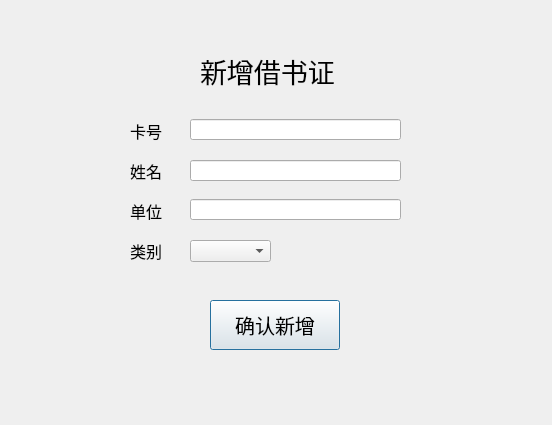
<?xml version="1.0" encoding="UTF-8"?>
<ui version="4.0">
 <class>Addcard</class>
 <widget class="QDialog" name="Addcard">
  <property name="geometry">
   <rect>
    <x>0</x>
    <y>0</y>
    <width>552</width>
    <height>425</height>
   </rect>
  </property>
  <property name="windowTitle">
   <string>Dialog</string>
  </property>
  <widget class="QLabel" name="label">
   <property name="geometry">
    <rect>
     <x>200</x>
     <y>40</y>
     <width>151</width>
     <height>61</height>
    </rect>
   </property>
   <property name="font">
    <font>
     <family>汉仪劲楷简</family>
     <pointsize>20</pointsize>
    </font>
   </property>
   <property name="text">
    <string>新增借书证</string>
   </property>
  </widget>
  <widget class="QLabel" name="label_2">
   <property name="geometry">
    <rect>
     <x>130</x>
     <y>120</y>
     <width>101</width>
     <height>21</height>
    </rect>
   </property>
   <property name="font">
    <font>
     <family>汉仪劲楷简</family>
     <pointsize>12</pointsize>
    </font>
   </property>
   <property name="text">
    <string>卡号</string>
   </property>
  </widget>
  <widget class="QLabel" name="label_3">
   <property name="geometry">
    <rect>
     <x>130</x>
     <y>160</y>
     <width>101</width>
     <height>21</height>
    </rect>
   </property>
   <property name="font">
    <font>
     <family>汉仪劲楷简</family>
     <pointsize>12</pointsize>
    </font>
   </property>
   <property name="text">
    <string>姓名</string>
   </property>
  </widget>
  <widget class="QLabel" name="label_4">
   <property name="geometry">
    <rect>
     <x>130</x>
     <y>240</y>
     <width>101</width>
     <height>21</height>
    </rect>
   </property>
   <property name="font">
    <font>
     <family>汉仪劲楷简</family>
     <pointsize>12</pointsize>
    </font>
   </property>
   <property name="text">
    <string>类别</string>
   </property>
  </widget>
  <widget class="QLabel" name="label_5">
   <property name="geometry">
    <rect>
     <x>130</x>
     <y>200</y>
     <width>101</width>
     <height>21</height>
    </rect>
   </property>
   <property name="font">
    <font>
     <family>汉仪劲楷简</family>
     <pointsize>12</pointsize>
    </font>
   </property>
   <property name="text">
    <string>单位</string>
   </property>
  </widget>
  <widget class="QLineEdit" name="text_cno">
   <property name="geometry">
    <rect>
     <x>190</x>
     <y>119</y>
     <width>211</width>
     <height>21</height>
    </rect>
   </property>
   <property name="font">
    <font>
     <family>楷体</family>
     <pointsize>10</pointsize>
    </font>
   </property>
  </widget>
  <widget class="QLineEdit" name="text_name">
   <property name="geometry">
    <rect>
     <x>190</x>
     <y>160</y>
     <width>211</width>
     <height>21</height>
    </rect>
   </property>
   <property name="font">
    <font>
     <family>楷体</family>
     <pointsize>10</pointsize>
    </font>
   </property>
  </widget>
  <widget class="QLineEdit" name="text_department">
   <property name="geometry">
    <rect>
     <x>190</x>
     <y>199</y>
     <width>211</width>
     <height>21</height>
    </rect>
   </property>
   <property name="font">
    <font>
     <family>楷体</family>
     <pointsize>10</pointsize>
    </font>
   </property>
  </widget>
  <widget class="QPushButton" name="pushButton">
   <property name="geometry">
    <rect>
     <x>210</x>
     <y>300</y>
     <width>130</width>
     <height>50</height>
    </rect>
   </property>
   <property name="font">
    <font>
     <family>汉仪劲楷简</family>
     <pointsize>15</pointsize>
    </font>
   </property>
   <property name="text">
    <string>确认新增</string>
   </property>
  </widget>
  <widget class="QComboBox" name="box_type">
   <property name="geometry">
    <rect>
     <x>190</x>
     <y>240</y>
     <width>81</width>
     <height>22</height>
    </rect>
   </property>
   <property name="font">
    <font>
     <family>楷体</family>
     <pointsize>10</pointsize>
    </font>
   </property>
   <item>
    <property name="text">
     <string/>
    </property>
   </item>
   <item>
    <property name="text">
     <string>教师</string>
    </property>
   </item>
   <item>
    <property name="text">
     <string>学生</string>
    </property>
   </item>
  </widget>
  <widget class="QLabel" name="label_info">
   <property name="geometry">
    <rect>
     <x>240</x>
     <y>360</y>
     <width>221</width>
     <height>31</height>
    </rect>
   </property>
   <property name="font">
    <font>
     <family>汉仪劲楷简</family>
     <pointsize>12</pointsize>
    </font>
   </property>
   <property name="text">
    <string/>
   </property>
  </widget>
 </widget>
 <resources/>
 <connections/>
</ui>
